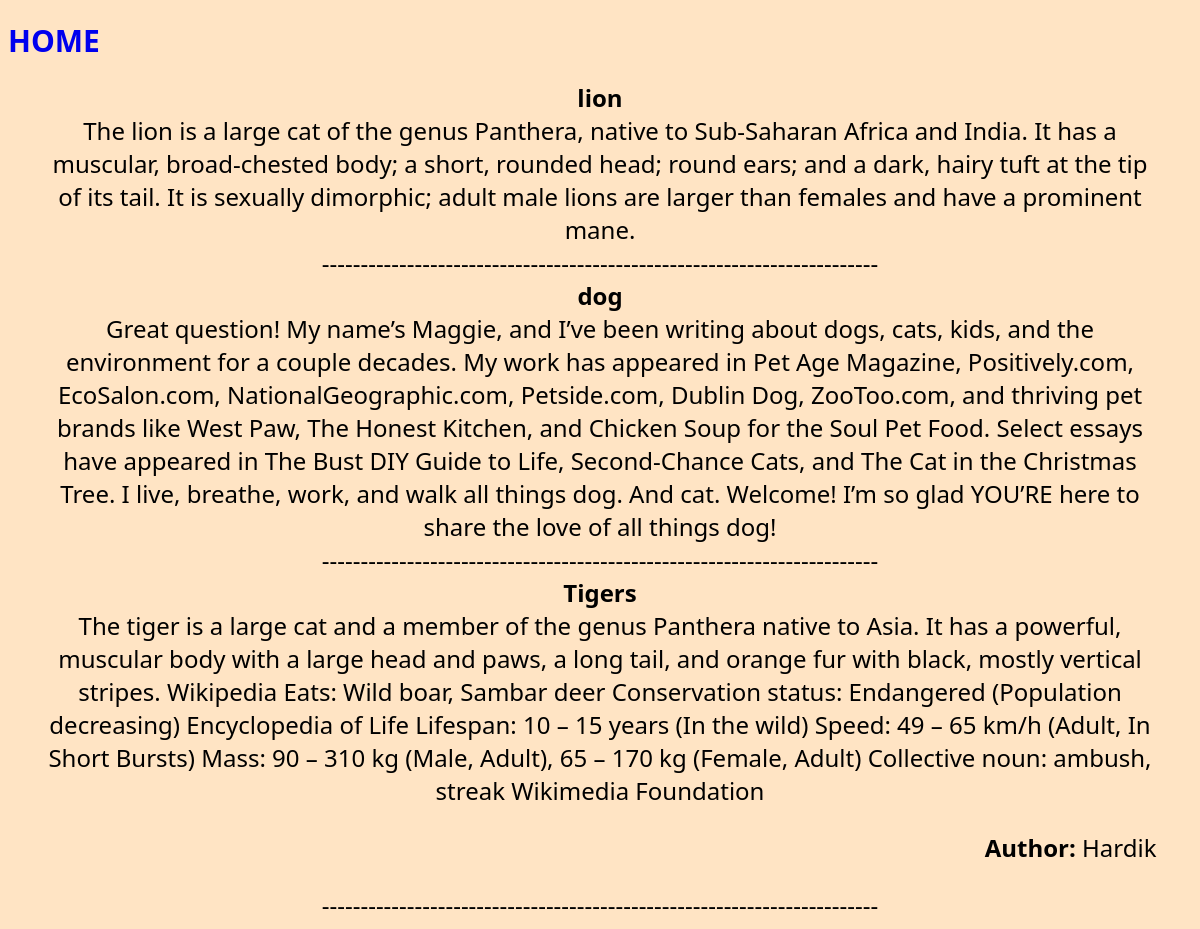
The page /blogs/allblog/ on the database its author committed.
### content/models.py (models this page shows, shortened)
class baseModel(models.Model):
    createdAt = models.DateTimeField(auto_now_add=True)
    updatedAt = models.DateTimeField(auto_now=True)
    class Meta:
        abstract = True

class contents(baseModel):
    title = models.CharField(max_length=255)
    content = models.TextField()
    author = models.CharField(default="none")

### content/views.py (the view)
# urls.py: path('allblog/',allBlog,name="allblog"),
def allBlog(request):
    cont = contents.objects.all()
    return render(
        request,
        "allblogs.html",
        {
            "contents": cont
        }
    )

### templates/allblogs.html (shortened to what this page needs)
{% extends "base.html" %}
{% block content %}
<h1><a href="{% url 'home' %}">HOME</a></h1>
{% for content in contents %}
<div style="text-align: center; margin-right: 3%; margin-left: 3%;">
<b>{{content.title}}</b><br>
{{content.content}}<br>
{% if content.author != "none" %}
    <p style="text-align: right;"><b>Author:</b> {{content.author}}<br></p>
{% endif %}
------------------------------------------------------------------------
</div>
{% endfor%}
{% endblock %}

### templates/base.html (shortened to what this page needs)
<!DOCTYPE html>
<html lang="en">
<head>
</head>
<body>
    {% block content %}
    {% endblock %}
</body>
</html>

### templates/base.html (style rules this page uses)
h1 { font-size: 30px; }
div { font-size: 24px; }
body { font-size: 24px; background-color: bisque; font-family: 'Segoe UI', Tahoma, Geneva, Verdana, sans-serif; }
a { text-decoration: none; }

### rows shown on the page
contents: title "lion", content "The lion is a large cat of the genus Panthera, native to Sub-Saharan Africa and India. It has a muscular, broad-chested body; a short, rounded head; round ears; and a dark, hairy tuft at the tip of its tail. It is sexually dimorphic; adult male lions are larger than females and have a prominent mane."
contents: title "dog", content "Great question! My name’s Maggie, and I’ve been writing about dogs, cats, kids, and the environment for a couple decades. My work has appeared in Pet Age Magazine, Positively.com, EcoSalon.com, NationalGeographic.com, Petside.com, Dublin Dog, ZooToo.com, and thriving pet brands like West Paw, The Honest Kitchen, and Chicken Soup for the Soul Pet Food. Select essays have appeared in The Bust DIY Guide to Life, Second-Chance Cats, and The Cat in the Christmas Tree. I live, breathe, work, and walk all things dog. And cat. Welcome! I’m so glad YOU’RE here to share the love of all things dog!"
contents: title "Tigers", content "The tiger is a large cat and a member of the genus Panthera native to Asia. It has a powerful, muscular body with a large head and paws, a long tail, and orange fur with black, mostly vertical stripes. Wikipedia Eats: Wild boar, Sambar deer Conservation status: Endangered (Population decreasing) Encyclopedia of Life Lifespan: 10 – 15 years (In the wild) Speed: 49 – 65 km/h (Adult, In Short Bursts) Mass: 90 – 310 kg (Male, Adult), 65 – 170 kg (Female, Adult) Collective noun: ambush, streak Wikimedia Foundation", author "Hardik"
